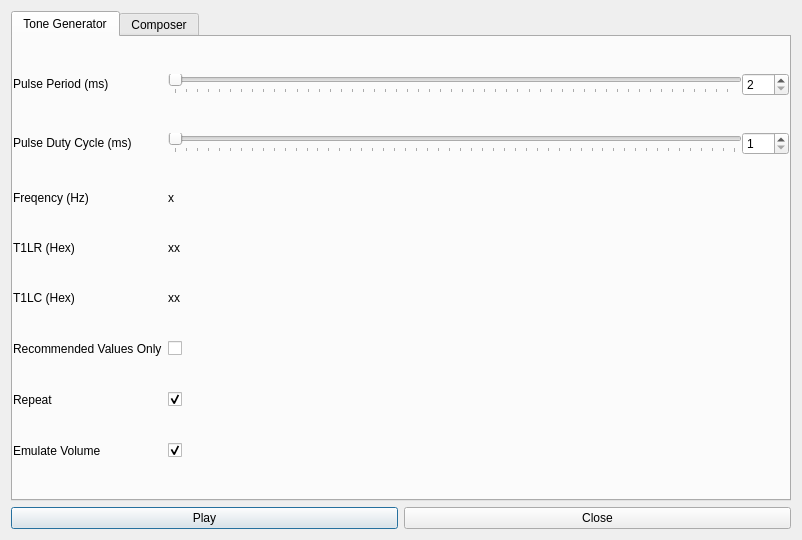
<?xml version="1.0" encoding="UTF-8"?>
<ui version="4.0">
 <class>VmuBuzzerDialog</class>
 <widget class="QDialog" name="VmuBuzzerDialog">
  <property name="geometry">
   <rect>
    <x>0</x>
    <y>0</y>
    <width>802</width>
    <height>540</height>
   </rect>
  </property>
  <property name="windowTitle">
   <string>EVMU Buzzer Tool</string>
  </property>
  <layout class="QVBoxLayout" name="verticalLayout">
   <item>
    <widget class="QTabWidget" name="tabWidget">
     <property name="currentIndex">
      <number>0</number>
     </property>
     <widget class="QWidget" name="rawTab">
      <property name="sizePolicy">
       <sizepolicy hsizetype="Expanding" vsizetype="Expanding">
        <horstretch>0</horstretch>
        <verstretch>0</verstretch>
       </sizepolicy>
      </property>
      <attribute name="title">
       <string>Tone Generator</string>
      </attribute>
      <layout class="QHBoxLayout" name="horizontalLayout_3" stretch="0">
       <property name="spacing">
        <number>0</number>
       </property>
       <property name="leftMargin">
        <number>0</number>
       </property>
       <property name="topMargin">
        <number>0</number>
       </property>
       <property name="rightMargin">
        <number>0</number>
       </property>
       <property name="bottomMargin">
        <number>0</number>
       </property>
       <item>
        <layout class="QGridLayout" name="gridLayout">
         <property name="horizontalSpacing">
          <number>6</number>
         </property>
         <property name="verticalSpacing">
          <number>0</number>
         </property>
         <item row="5" column="1">
          <layout class="QHBoxLayout" name="dutyCycleLayout">
           <item>
            <widget class="QSlider" name="dutyCycleSlider">
             <property name="sizePolicy">
              <sizepolicy hsizetype="Expanding" vsizetype="Fixed">
               <horstretch>1</horstretch>
               <verstretch>0</verstretch>
              </sizepolicy>
             </property>
             <property name="minimum">
              <number>0</number>
             </property>
             <property name="maximum">
              <number>255</number>
             </property>
             <property name="orientation">
              <enum>Qt::Horizontal</enum>
             </property>
             <property name="tickPosition">
              <enum>QSlider::TicksBelow</enum>
             </property>
             <property name="tickInterval">
              <number>5</number>
             </property>
            </widget>
           </item>
           <item>
            <widget class="QSpinBox" name="dutyCycleSpinBox">
             <property name="minimum">
              <number>1</number>
             </property>
             <property name="maximum">
              <number>255</number>
             </property>
            </widget>
           </item>
          </layout>
         </item>
         <item row="0" column="1">
          <layout class="QHBoxLayout" name="periodLayout">
           <property name="spacing">
            <number>0</number>
           </property>
           <item>
            <widget class="QSlider" name="periodSlider">
             <property name="sizePolicy">
              <sizepolicy hsizetype="Expanding" vsizetype="Fixed">
               <horstretch>1</horstretch>
               <verstretch>0</verstretch>
              </sizepolicy>
             </property>
             <property name="minimum">
              <number>2</number>
             </property>
             <property name="maximum">
              <number>255</number>
             </property>
             <property name="orientation">
              <enum>Qt::Horizontal</enum>
             </property>
             <property name="tickPosition">
              <enum>QSlider::TicksBelow</enum>
             </property>
             <property name="tickInterval">
              <number>5</number>
             </property>
            </widget>
           </item>
           <item>
            <widget class="QSpinBox" name="periodSpinBox">
             <property name="minimum">
              <number>2</number>
             </property>
             <property name="maximum">
              <number>255</number>
             </property>
            </widget>
           </item>
          </layout>
         </item>
         <item row="9" column="0">
          <widget class="QLabel" name="suggestedLabel">
           <property name="text">
            <string>Recommended Values Only</string>
           </property>
          </widget>
         </item>
         <item row="10" column="0">
          <widget class="QLabel" name="repeatLabel">
           <property name="text">
            <string>Repeat</string>
           </property>
          </widget>
         </item>
         <item row="5" column="0">
          <widget class="QLabel" name="dutyCycleLabel">
           <property name="sizePolicy">
            <sizepolicy hsizetype="Preferred" vsizetype="Fixed">
             <horstretch>0</horstretch>
             <verstretch>0</verstretch>
            </sizepolicy>
           </property>
           <property name="text">
            <string>Pulse Duty Cycle (ms)</string>
           </property>
          </widget>
         </item>
         <item row="11" column="1">
          <widget class="QCheckBox" name="volumeCheckBox">
           <property name="text">
            <string/>
           </property>
           <property name="checked">
            <bool>true</bool>
           </property>
          </widget>
         </item>
         <item row="0" column="0">
          <widget class="QLabel" name="periodLabel">
           <property name="sizePolicy">
            <sizepolicy hsizetype="Preferred" vsizetype="Fixed">
             <horstretch>0</horstretch>
             <verstretch>0</verstretch>
            </sizepolicy>
           </property>
           <property name="text">
            <string>Pulse Period (ms)</string>
           </property>
          </widget>
         </item>
         <item row="8" column="0">
          <widget class="QLabel" name="t1lcLabel">
           <property name="sizePolicy">
            <sizepolicy hsizetype="Preferred" vsizetype="Fixed">
             <horstretch>0</horstretch>
             <verstretch>0</verstretch>
            </sizepolicy>
           </property>
           <property name="text">
            <string>T1LC (Hex)</string>
           </property>
          </widget>
         </item>
         <item row="10" column="1">
          <widget class="QCheckBox" name="repeatCheckBox">
           <property name="text">
            <string/>
           </property>
           <property name="checked">
            <bool>true</bool>
           </property>
          </widget>
         </item>
         <item row="6" column="1">
          <widget class="QLabel" name="frequencyLabel">
           <property name="sizePolicy">
            <sizepolicy hsizetype="Preferred" vsizetype="Fixed">
             <horstretch>0</horstretch>
             <verstretch>0</verstretch>
            </sizepolicy>
           </property>
           <property name="text">
            <string>x</string>
           </property>
          </widget>
         </item>
         <item row="6" column="0">
          <widget class="QLabel" name="frequencyTitleLabel">
           <property name="text">
            <string>Freqency (Hz)</string>
           </property>
          </widget>
         </item>
         <item row="7" column="0">
          <widget class="QLabel" name="t1lrLabel">
           <property name="sizePolicy">
            <sizepolicy hsizetype="Preferred" vsizetype="Fixed">
             <horstretch>0</horstretch>
             <verstretch>0</verstretch>
            </sizepolicy>
           </property>
           <property name="text">
            <string>T1LR (Hex)</string>
           </property>
          </widget>
         </item>
         <item row="9" column="1">
          <widget class="QCheckBox" name="recommendedCheckBox">
           <property name="text">
            <string/>
           </property>
          </widget>
         </item>
         <item row="11" column="0">
          <widget class="QLabel" name="volumeLabel">
           <property name="text">
            <string>Emulate Volume </string>
           </property>
          </widget>
         </item>
         <item row="7" column="1">
          <widget class="QLabel" name="t1lrValueLabel">
           <property name="text">
            <string>xx</string>
           </property>
          </widget>
         </item>
         <item row="8" column="1">
          <widget class="QLabel" name="t1lcValueLabel">
           <property name="text">
            <string>xx</string>
           </property>
          </widget>
         </item>
        </layout>
       </item>
      </layout>
     </widget>
     <widget class="QWidget" name="composerTab">
      <attribute name="title">
       <string>Composer</string>
      </attribute>
      <layout class="QHBoxLayout" name="horizontalLayout_2"/>
     </widget>
    </widget>
   </item>
   <item>
    <layout class="QHBoxLayout" name="buttonLayout">
     <item>
      <widget class="QPushButton" name="stopPlayButton">
       <property name="text">
        <string>Play</string>
       </property>
       <property name="checkable">
        <bool>true</bool>
       </property>
      </widget>
     </item>
     <item>
      <widget class="QPushButton" name="closeButton">
       <property name="text">
        <string>Close</string>
       </property>
      </widget>
     </item>
    </layout>
   </item>
  </layout>
 </widget>
 <resources/>
 <connections/>
</ui>
